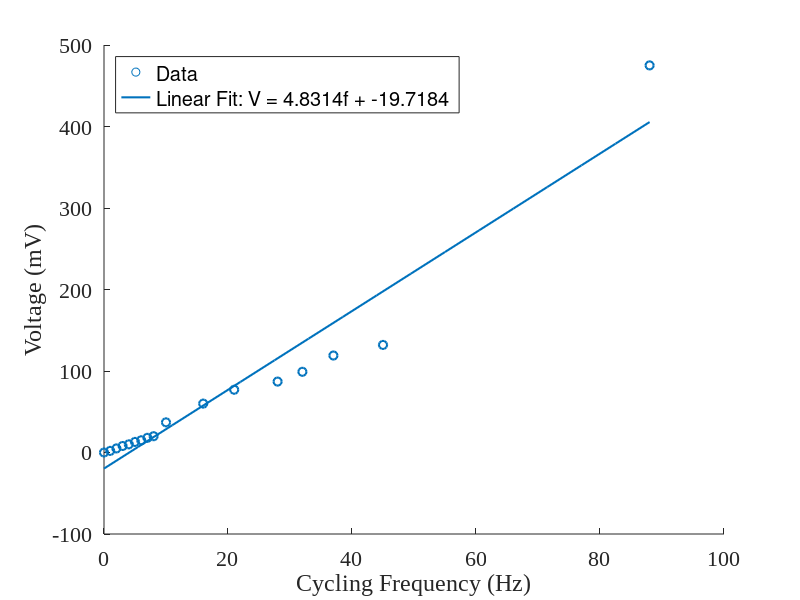

The MATLAB script that drew this image:
clear all;

frequency = [45 37 32 28 21 16 10 0 1 2 3 4 5 6 7 8 88];
voltage = [132 119 99 87 77 60 37 0 2 5 8 10 13 15 18 20 475];


scatter(frequency, voltage,'LineWidth',1.5);
hold on ;
my_poly=polyfit(frequency, voltage, 1);
xRange= linspace(0, 88, 17); % X data range 
yFit=polyval(my_poly, xRange);

%yResid = voltage - yFit;
%ssResid = sum(yResid.^2);
%voltageAve = sum(voltage)/length(voltage);
%yTotal = voltage - voltageAve;
%ssTotal = sum(yTotal.^2);
%rsq = 1 - ssResid/ssTotal
R = corrcoef(frequency,voltage)

c1 = my_poly(1);
c2 = my_poly(2);
% c3 = my_poly(3);

plot(xRange,yFit,'LineWidth',1.5);

set(gca,'fontname','Times New Roman');
set(gca,'fontsize',16);
legend('Data', ['Linear Fit: V = ' num2str(c1) 'f + ' num2str(c2)], 'Location', 'northwest');
xlabel('Cycling Frequency (Hz)');
ylabel('Voltage (mV)');
% axis([25, 70, 0.025, 0.24]);
